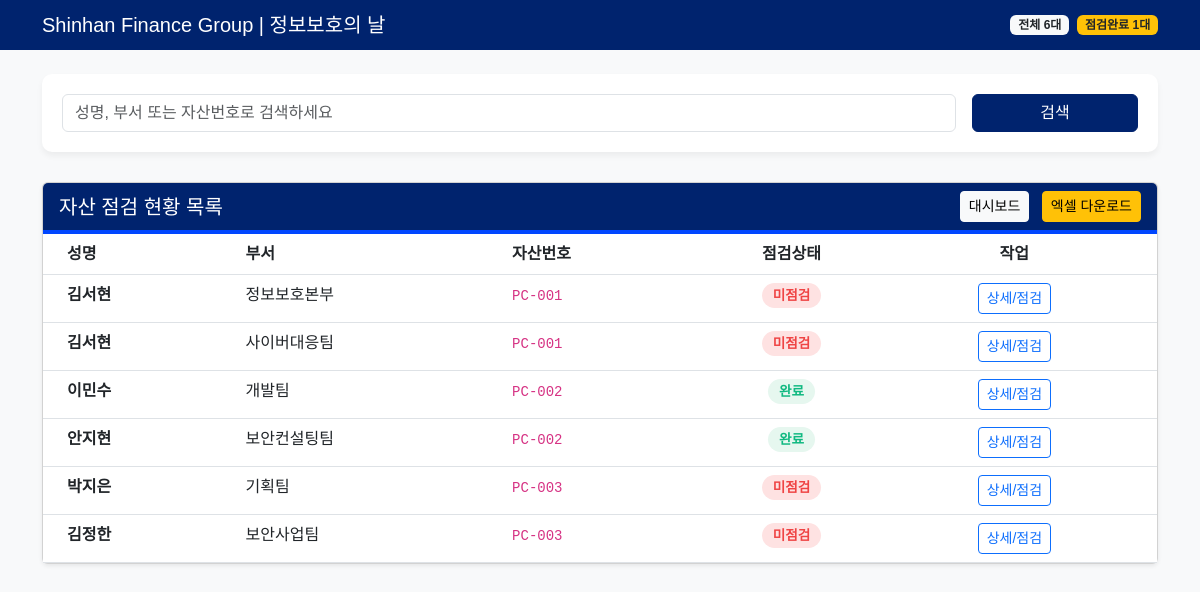
Before: / with the older database file.
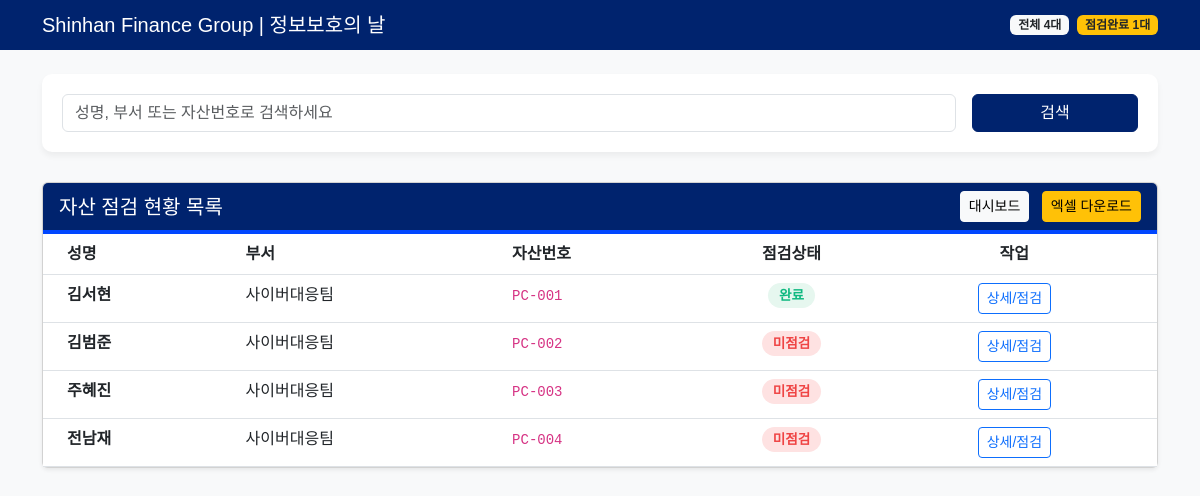
After: the same page with the newer database file.
### tables this page shows
CREATE TABLE users (
        id INTEGER PRIMARY KEY AUTOINCREMENT,
        name TEXT NOT NULL,
        department TEXT NOT NULL,
        asset_no TEXT NOT NULL UNIQUE,
        sticker_no TEXT
    );

CREATE TABLE inspections (
        id INTEGER PRIMARY KEY AUTOINCREMENT,
        asset_no TEXT NOT NULL UNIQUE,

        sticker_no TEXT,
        item1 INTEGER,
        item2 INTEGER,
        item3 INTEGER,
        item4 INTEGER,
        item5 INTEGER,

        comment TEXT,
        photo_path TEXT,

        inspect_date TEXT,
        inspector TEXT,
        status TEXT,

        created_at TEXT DEFAULT CURRENT_TIMESTAMP,
        FOREIGN KEY(asset_no) REFERENCES users(asset_no)
    );

### app.py (the view)
@app.route("/")
def index():
    q = request.args.get("q", "").strip()
    conn = get_db()
    cur = conn.cursor()
    users = cur.execute("""
        SELECT
            u.name, u.department, u.asset_no, u.sticker_no AS master_sticker,
            i.status,
            i.inspect_date, i.inspector
        FROM users u
        LEFT JOIN inspections i
          ON u.asset_no = i.asset_no
        WHERE u.name LIKE ?
           OR u.department LIKE ?
           OR u.asset_no LIKE ?
        ORDER BY u.asset_no
    """, (f"%{q}%", f"%{q}%", f"%{q}%")).fetchall()
    total = cur.execute("SELECT COUNT(*) FROM users").fetchone()[0]
    done = cur.execute("SELECT COUNT(*) FROM inspections WHERE status='submitted'").fetchone()[0]
    conn.close()
    return render_template("index.html", users=users, total=total, done=done, q=q)

### app.py (called while the page is built)
def get_db():
    conn = sqlite3.connect(DB_FILE)
    conn.row_factory = sqlite3.Row
    return conn

### templates/index.html (shortened to what this page needs)
<!DOCTYPE html>
<html lang="ko">
<head>
    <link href="https://cdn.jsdelivr.net/npm/bootstrap@5.3.0/dist/css/bootstrap.min.css" rel="stylesheet">
</head>
<body>
    <nav class="navbar mb-4">
        <div class="container">
            <span class="navbar-brand mb-0 h1" style="color: #ffffff;">Shinhan Finance Group | 정보보호의 날</span>
            <div class="d-flex align-items-center">
                <span class="badge bg-light text-dark me-2">전체 {{total}}대</span>
                <span class="badge bg-warning text-dark">점검완료 {{done}}대</span>
            </div>
        </div>
    </nav>
    <div class="container">
        <div class="search-box">
            <form action="/" method="GET" class="row g-3">
                <div class="col-md-10">
                    <input type="text" name="q" class="form-control" value="{{q}}" placeholder="성명, 부서 또는 자산번호로 검색하세요">
                </div>
                <div class="col-md-2">
                    <button type="submit" class="btn btn-primary w-100">검색</button>
                </div>
            </form>
        </div>
        <div class="card shadow-sm">
            <div class="card-header d-flex justify-content-between align-items-center">
                <h5 class="mb-0">자산 점검 현황 목록</h5>
                <div>
                    <a href="/dashboard" class="btn btn-sm btn-light me-2">대시보드</a>
                    <a href="/export" class="btn btn-sm btn-warning">엑셀 다운로드</a>
                </div>
            </div>
            <div class="card-body p-0">
                <div class="table-responsive">
                    <table class="table table-hover mb-0">
                        <thead>
                            <tr>
                                <th class="ps-4">성명</th>
                                <th>부서</th>
                                <th>자산번호</th>
                                <th class="text-center">점검상태</th>
                                <th class="pe-4 text-center">작업</th>
                            </tr>
                        </thead>
                        <tbody>
                            {% for u in users %}
                            <tr>
                                <td class="ps-4 fw-bold">{{u.name}}</td>
                                <td>{{u.department}}</td>
                                <td><code>{{u.asset_no}}</code></td>
                                <td class="text-center">
                                    {% if u.status == 'submitted' %}
                                    <span class="status-badge status-done">완료</span>
                                    {% else %}
                                    <span class="status-badge status-none">미점검</span>
                                    {% endif %}
                                </td>
                                <td class="pe-4 text-center">
                                    <a href="/detail/{{u.asset_no}}" class="btn btn-sm btn-outline-primary">상세/점검</a>
                                </td>
                            </tr>
                            {% endfor %}
                        </tbody>
                    </table>
                </div>
            </div>
        </div>
    </div>
</body>
</html>

### templates/index.html (style rules this page uses)
:root { --shinhan-blue: #00236e; --shinhan-gold: #0046ff; --shinhan-light-blue: #f0f4ff; }
body { background-color: #f8f9fa; font-family: 'Pretendard', sans-serif; }
.navbar { background-color: var(--shinhan-blue); color: white; }
.card-header { background-color: var(--shinhan-blue); color: white; border-bottom: 4px solid var(--shinhan-gold); }
.btn-primary { background-color: var(--shinhan-blue); border-color: var(--shinhan-blue); }
.status-badge { padding: 0.4em 0.8em; border-radius: 20px; font-weight: 600; font-size: 0.85rem; }
.status-done { background-color: #e6f7ef; color: #10b981; }
.status-none { background-color: #fee2e2; color: #ef4444; }
.search-box { background: white; border-radius: 10px; padding: 20px; box-shadow: 0 4px 6px rgba(0,0,0,0.05); margin-bottom: 30px; }
table th { background-color: var(--shinhan-light-blue); }

Changed rows visible on the page:
no longer on this page (row edited): users: name "김서현", department "정보보호본부", asset_no "PC-001", shows "미점검"
removed users: name "안지현", department "보안컨설팅팀", asset_no "PC-002", shows "완료"
removed users: name "김정한", department "보안사업팀", asset_no "PC-003", shows "미점검"
now on this page (row edited): inspections: name "김서현", department "사이버대응팀", asset_no "PC-001", status "완료"
changed users "PC-002": name "이민수" → "김범준"; department "개발팀" → "사이버대응팀"; text "완료" → "미점검"
changed users "PC-003": name "박지은" → "주혜진"; department "기획팀" → "사이버대응팀"
changed users: name "김서현" → "전남재"; asset_no "PC-001" → "PC-004"; moves down the list
Other visible differences:
{{ total }}: "6" → "4"
